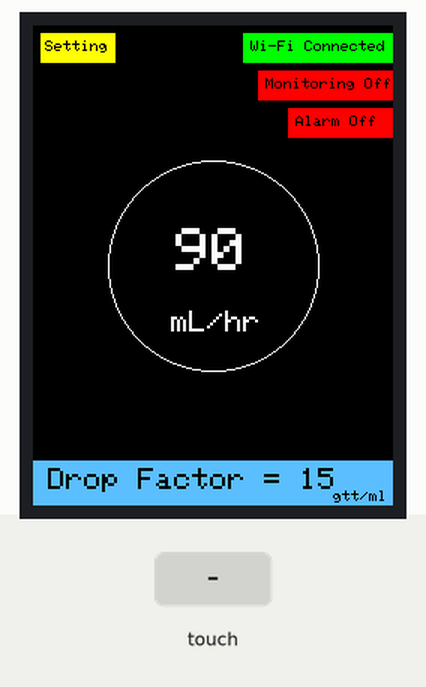
This sketch was run on a simulated Arduino Uno, built with avr-gcc and run on an emulated ATmega328P. Parts: 240×320 colour display. The inputs (shaded band) are chosen by the test bench. What the sketch prints to the serial monitor is not drawn.

Above: at 1.5 s.
1.6 s: touch panel pressed at 87 % / 10 % of its raw x / y range
3.3 s: touch panel pressed at 13 % / 10 % of its raw x / y range
Timing chart, 0 to 6.3 s (numbered marks = the images above; inputs shaded):
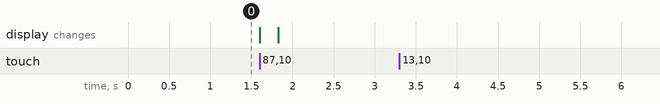

Measured:
- after the input at 3.3 s, every drawn part: stays the same

The sketch:

home_page.ino
```cpp
#include <Adafruit_GFX.h>    // Core graphics library
#include <Adafruit_TFTLCD.h> // Hardware-specific library
#include <TouchScreen.h>

#define YP A2  // must be an analog pin, use "An" notation!
#define XM A1  // must be an analog pin, use "An" notation!
#define YM 6   // can be a digital pin
#define XP 7   // can be a digital pin

#define TS_MINX 140
#define TS_MINY 170
#define TS_MAXX 920
#define TS_MAXY 948

TouchScreen ts = TouchScreen(XP, YP, XM, YM, 300);

#define LCD_CS A3
#define LCD_CD A2
#define LCD_WR A1
#define LCD_RD A0
#define LCD_RESET A4

#define YELLOW  0xFFE0  // Yellow
#define MAGENTA 0xF81F  // Magenta
#define ORANGE  0xFC00  // Orange
#define PURPLE  0x780F  // Purple
#define BROWN   0xA145  // Brown
#define GRAY    0x8410  // Gray
#define LIGHT_GRAY  0xD69A // Light Gray
#define LIGHT_BLUE  0x5DFF // Light Blue
#define PINK    0xF81F  // Pink
#define LIGHT_GREEN  0xB7E0 // Light Green
#define TEAL    0x4C1F  // Teal
#define LIME    0x07E0  // Lime (similar to green)
#define GOLD    0xFEA0  // Gold
#define NAVY    0x000F  // Navy Blue
#define BLACK   0x0000
#define BLUE    0x001F
#define RED     0xF800
#define GREEN   0x07E0
#define CYAN    0x07FF
#define WHITE   0xFFFF

Adafruit_TFTLCD tft(LCD_CS, LCD_CD, LCD_WR, LCD_RD, LCD_RESET);

#define MINPRESSURE 10
#define MAXPRESSURE 1000

bool alarmOn = false;
bool wifiConnected = true;
bool monitoringOn = false; // New variable for monitoring status
int ivFlowRate = 90; // Example IV flow rate in mL/hr

void setup() {
    Serial.begin(9600);
    Serial.println(F("Home Page"));

    tft.reset();
    uint16_t identifier = tft.readID();
    tft.begin(identifier);
    tft.fillScreen(BLACK);

    drawHomePage();
}

void loop() {
    TSPoint p = ts.getPoint();
    pinMode(XM, OUTPUT);
    pinMode(YP, OUTPUT);

    if (p.z > MINPRESSURE && p.z < MAXPRESSURE) {
        int16_t screenX = map(p.x, TS_MINX, TS_MAXX, 0, tft.width());
        int16_t screenY = map(p.y, TS_MAXY, TS_MINY, tft.height(), 0);

        // Check if settings button is pressed
        if (screenX >= 5 && screenX <= 35 && screenY >= 5 && screenY <= 25) {
            Serial.println("Settings button pressed");
        }

        // Check if alarm symbol is pressed
        if (screenX >= 120 && screenX <= 140 && screenY >= 5 && screenY <= 25) {
            alarmOn = !alarmOn;
            drawHomePage();
        }

        // Check if WiFi symbol is pressed
        if (screenX >= 160 && screenX <= 180 && screenY >= 5 && screenY <= 25) {
            wifiConnected = !wifiConnected;
            drawHomePage();
        }

        // Check if monitoring symbol is pressed
        if (screenX >= 200 && screenX <= 220 && screenY >= 5 && screenY <= 25) {
            monitoringOn = !monitoringOn;
            drawHomePage();
        }
    }
}

void drawHomePage() {
    tft.fillScreen(BLACK);

    // Draw settings button
    drawSettingsButton();

    // Draw IV flow circular indicator
    drawIVFlowIndicator();

    // Draw Wi-Fi status text box
    drawWifiStatus();

    // Draw Monitoring status text box
    drawMonitoringStatus();

    // Draw alarm status text box
    drawAlarmStatus();

    // Draw Drop Factor at the bottom
    drawDropFactor();
}

void drawSettingsButton() {
    tft.fillRect(5, 5, 50, 20, YELLOW); // Rectangular button
    tft.setTextColor(BLACK);
    tft.setTextSize(1);
    tft.setCursor(8, 10);
    tft.print("Setting");
}

void drawIVFlowIndicator() {
    int xCenter = tft.width() / 2;
    int yCenter = tft.height() / 2;
    int radius = 70;  // Increased the radius to 100

    tft.drawCircle(xCenter, yCenter, radius, WHITE);
    tft.setTextColor(WHITE);
    tft.setTextSize(4);
    tft.setCursor(xCenter - 25, yCenter - 25);  // Adjusted positioning for larger radius
    tft.print(ivFlowRate);
    tft.setTextSize(2);
    tft.setCursor(xCenter - 28, yCenter + 30);  // Centered the text for "mL/hr"
    tft.print("mL/hr");
}

void drawWifiStatus() {
    int x = tft.width() - 100;  // Position for Wi-Fi status box on the right
    int y = 5;  // Below Monitoring

    // Draw a rectangle for the Wi-Fi status
    tft.fillRect(x, y, 100, 20, WHITE); // Rectangular background
    tft.setTextSize(1);
    tft.setCursor(x + 5, y + 5);
    tft.setTextColor(BLACK);

    // Draw "Wi-Fi Connected" or "Wi-Fi Disconnected" text
    if (wifiConnected) {
        tft.fillRect(x, y, 100, 20, GREEN);
        tft.print("Wi-Fi Connected");
    } else {
        tft.fillRect(x, y, 100, 20, RED);  // Use RED for disconnected status
        tft.print("Wi-Fi Disconnected");
    }
}

void drawMonitoringStatus() {
    int x = tft.width() - 90;  // Position for Monitoring status box
    int y = 30;  // Push to the top

    // Draw a rectangle for the Monitoring status
    tft.fillRect(x, y, 100, 20, WHITE); // Rectangular background
    tft.setTextSize(1);
    tft.setCursor(x + 5, y + 5);
    tft.setTextColor(BLACK);

    // Draw "Monitoring On" or "Monitoring Off" text
    if (monitoringOn) {
        tft.fillRect(x, y, 100, 20, GREEN);
        tft.print("Monitoring On");
    } else {
        tft.fillRect(x, y, 100, 20, RED);
        tft.print("Monitoring Off");
    }
}

void drawAlarmStatus() {
    int x = tft.width() - 70;  // Position for Alarm status box below Wi-Fi
    int y = 55;  // Directly below Wi-Fi

    // Draw a rectangle for the alarm status
    tft.setTextColor(BLACK);
    tft.setTextSize(1);
    tft.setCursor(x + 5, y + 5);

    // Draw "Alarm On" or "Alarm Off" text
    if (alarmOn) {
        tft.fillRect(x, y, 70, 20, GREEN);  // Use GREEN for alarm on
        tft.print("Alarm On");
    } else {
        tft.fillRect(x, y, 70, 20, RED);  // Use RED for alarm off
        tft.print("Alarm Off");
    }
}

void drawDropFactor() {
    int x = 0;  // X position of the rectangle (full width)
    int y = tft.height() - 30; // Y position for the bottom of the screen
    int width = tft.width();  // Full screen width
    int height = 30;  // Height of the rectangle

    // Draw rectangle at the bottom
    tft.fillRect(x, y, width, height, LIGHT_BLUE);  // Light blue rectangle at the bottom

    // Set the text color and size
    tft.setTextColor(BLACK);

    // Draw "Drop Factor" with text size 2
    tft.setTextSize(2);
    tft.setCursor(x + 10, y + 5);  // Add some padding
    tft.print("Drop Factor = 15");

    // Draw "15 GTT/ML" with text size 1
    tft.setTextSize(1);
    tft.setCursor(x + 200, y+20 );  // Add some padding
    tft.print("gtt/ml");
}
```
